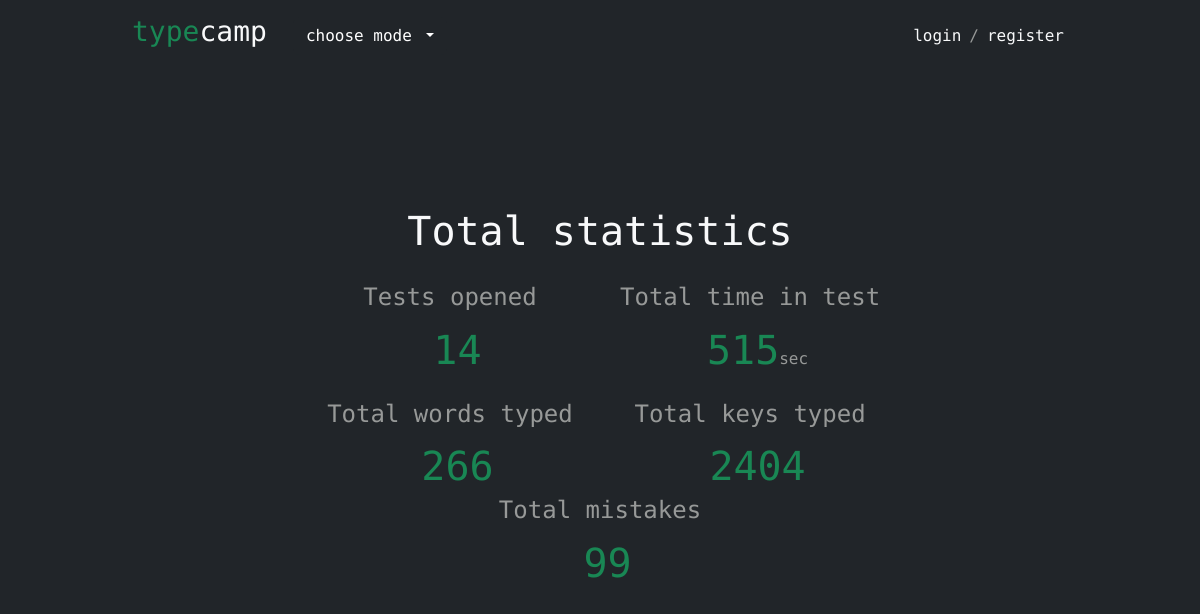
The app's page /total_stats/, older data.
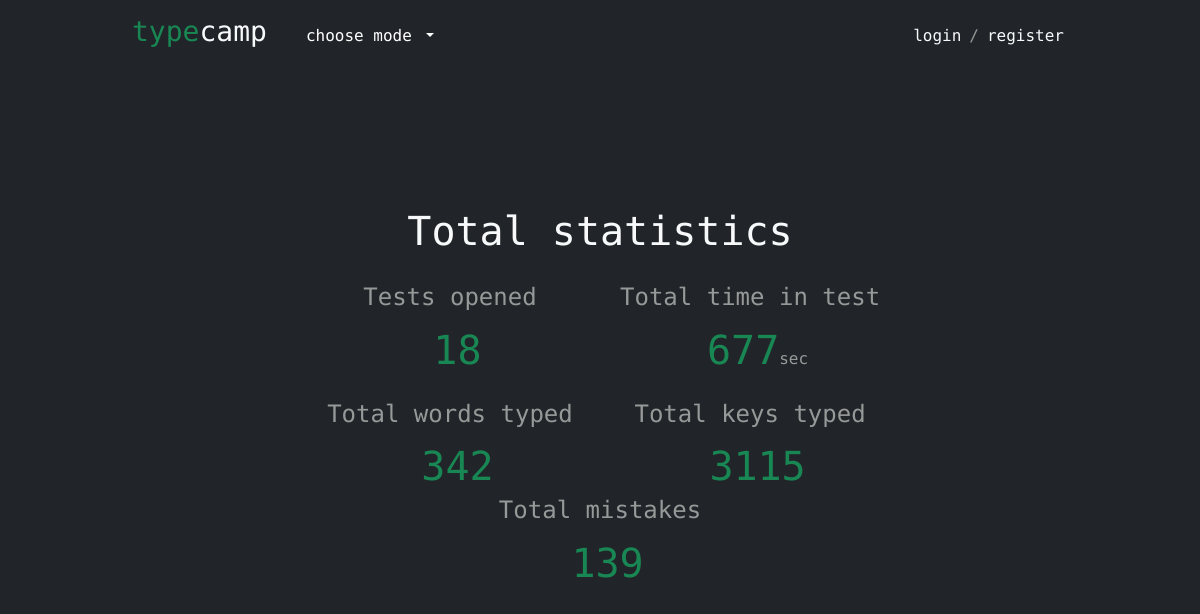
The same page, newer data.
### typecamp_app/models.py (models this page shows)
class SiteStatistics(models.Model):
    total_mistakes = models.IntegerField(default=0)
    total_time = models.IntegerField(default=0)
    total_tests = models.IntegerField(default=0)
    total_words = models.IntegerField(default=0)
    total_keys = models.IntegerField(default=0)

### typecamp_app/views.py (the view)
# urls.py: re_path(r'^total_stats/$', total_stats_detail, name='total_stats_detail'),
def total_stats_detail(request):
    total_stats = SiteStatistics.objects.get(id=1)
    return render(request, 'total_stats.html', {
        'total_stats':total_stats
    })

### typecamp_app/templates/total_stats.html (shortened to what this page needs)
{% extends "base.html" %}
{% load static %}
{% block header %}
    <a href="{% url 'home'%}" class="text-decoration-none text-light navbar-brand label"><h3><span>type</span>camp</h3></a>
    <div class="collapse navbar-collapse" id="navbarSupportedContent">
        <ul class="navbar-nav me-auto mb-2 mb-lg-0">
            <li class="nav-item dropdown">
                <button class="btn btn-dark dropdown-toggle" data-bs-toggle="dropdown" aria-expanded="false">
                  choose mode
                </button>
            </li>
        </ul>
        <div class="user-block">
            {% if user.is_authenticated %}
                <a href="{% url 'user_detail' id=user.pk %}" class="navbar-text m-2 text-light">{{ user.get_username }}</a>
                /
                <form method="post" action="{% url 'logout' %}">
                    {% csrf_token %}
                    <button type="submit" class="navbar-text m-2 text-danger btn-link">logout</button>
               </form>
            {% else %}
                <a href="{% url 'login' %}" class="navbar-text m-2 text-light">login</a>/
                <a href="{% url 'register' %}" class="navbar-text m-2 text-light">register</a>
            {% endif %}
        </div>
    </div>
{% endblock header %}
{%block content %}
<div class="start-block text-center d-grid justify-content-center">
    <h1 class="text-light">Total statistics</h1>
    <div class="total_stats">
        <div><h4>Tests opened</h4><span class="text-success profile-stats-num">{{ total_stats.total_tests }}</span></div>
        <div><h4>Total time in test</h4><span class="text-success profile-stats-num">{{ total_stats.total_time }}</span>sec</div>
    </div>
    <div class="total_stats">
        <div><h4>Total words typed</h4><span class="text-success profile-stats-num">{{ total_stats.total_words }}</span></div>
        <div><h4>Total keys typed</h4><span class="text-success profile-stats-num">{{ total_stats.total_keys }}</span></div>
    </div>
    <div><h4>Total mistakes</h4><span class="text-success profile-stats-num">{{ total_stats.total_mistakes }}</span></div>
</div>
{% endblock content %}

Row changes from the older to the newer data that the page shows:
changed SiteStatistics: total_tests "14" → "18"; total_time "515" → "677"; total_words "266" → "342"; total_keys "2404" → "3115"; total_mistakes "99" → "139"
